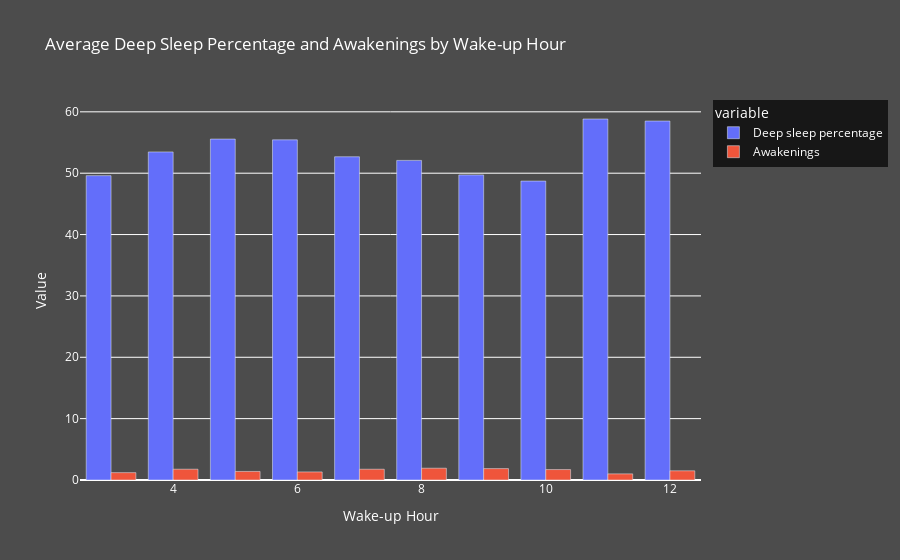

The notebook cell this image was saved under:
### Code cell
import plotly.express as px

from sklearn.impute import SimpleImputer

imputer = SimpleImputer(strategy='mean')
df['Awakenings'] = imputer.fit_transform(df[['Awakenings']])

# Extract the hour component from the "Wakeup time" column
df['Wake up hour'] = pd.to_datetime(df['Wakeup time']).dt.hour

# Group data by the wake-up hour and calculate the average deep sleep percentage and awakenings
grouped_data = df.groupby('Wake up hour').agg({'Deep sleep percentage': 'mean', 'Awakenings': 'mean'}).reset_index()

# Create the bar plot
fig = px.bar(grouped_data, x='Wake up hour', y=['Deep sleep percentage', 'Awakenings'],
             title='Average Deep Sleep Percentage and Awakenings by Wake-up Hour')

# Set the layout properties
fig.update_layout(
    xaxis=dict(title='Wake-up Hour'),
    yaxis=dict(title='Value'),
    barmode='group',
    plot_bgcolor='rgba(0, 0, 0, 0)',
    paper_bgcolor='rgba(0, 0, 0, 0.7)',
    font=dict(color='white')
)

# Show the bar plot
fig.show()

### Figure 1 — Plotly figure (JSON) as saved in the notebook; plotly's stock layout.template omitted (floating-point values rounded to 4 significant figures)
{"data": [{"alignmentgroup": "True", "hovertemplate": "variable=Deep sleep percentage<br>Wake up hour=%{x}<br>value=%{y}<extra></extra>", "legendgroup": "Deep sleep percentage", "marker": {"color": "#636efa", "pattern": {"shape": ""}}, "name": "Deep sleep percentage", "offsetgroup": "Deep sleep percentage", "orientation": "v", "showlegend": true, "textposition": "auto", "type": "bar", "x": [3, 4, 5, 6, 7, 8, 9, 10, 11, 12], "xaxis": "x", "y": [49.6, 53.47, 55.56, 55.44, 52.68, 52.08, 49.72, 48.71, 58.83, 58.5], "yaxis": "y"}, {"alignmentgroup": "True", "hovertemplate": "variable=Awakenings<br>Wake up hour=%{x}<br>value=%{y}<extra></extra>", "legendgroup": "Awakenings", "marker": {"color": "#EF553B", "pattern": {"shape": ""}}, "name": "Awakenings", "offsetgroup": "Awakenings", "orientation": "v", "showlegend": true, "textposition": "auto", "type": "bar", "x": [3, 4, 5, 6, 7, 8, 9, 10, 11, 12], "xaxis": "x", "y": [1.2, 1.759, 1.395, 1.316, 1.755, 1.921, 1.86, 1.702, 1, 1.5], "yaxis": "y"}], "layout": {"barmode": "group", "font": {"color": "white"}, "legend": {"title": {"text": "variable"}, "tracegroupgap": 0}, "paper_bgcolor": "rgba(0, 0, 0, 0.7)", "plot_bgcolor": "rgba(0, 0, 0, 0)", "title": {"text": "Average Deep Sleep Percentage and Awakenings by Wake-up Hour"}, "xaxis": {"anchor": "y", "domain": [0, 1], "title": {"text": "Wake-up Hour"}}, "yaxis": {"anchor": "x", "domain": [0, 1], "title": {"text": "Value"}}}}
